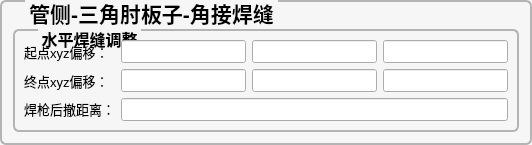
        <widget class="QGroupBox" name="groupBox_20">
         <property name="sizePolicy">
          <sizepolicy hsizetype="Preferred" vsizetype="Preferred">
           <horstretch>4</horstretch>
           <verstretch>2</verstretch>
          </sizepolicy>
         </property>
         <property name="font">
          <font>
           <pointsize>16</pointsize>
           <bold>true</bold>
          </font>
         </property>
         <property name="styleSheet">
          <string notr="true">QGroupBox {
	color: rgb(0, 0, 0);
	background-color: #f6f6f6;
    border-width: 2px;
    border-radius: 6px;
   border-style:solid;
  border-color: #b4b4b4;
  margin-top: 2ex;
}
QGroupBox::title {
     subcontrol-origin: margin;
     subcontrol-position: top left;
   left:25px;
     margin-left: 0px;
     padding:0 1px;
}</string>
         </property>
         <property name="title">
          <string>管侧-三角肘板子-角接焊缝</string>
         </property>
         <property name="alignment">
          <set>Qt::AlignCenter</set>
         </property>
         <layout class="QGridLayout" name="gridLayout_25">
          <item row="1" column="0">
           <layout class="QVBoxLayout" name="verticalLayout_4">
            <item>
             <widget class="QGroupBox" name="groupBox_21">
              <property name="font">
               <font>
                <pointsize>12</pointsize>
                <bold>true</bold>
               </font>
              </property>
              <property name="styleSheet">
               <string notr="true">QGroupBox {
	color: rgb(0, 0, 0);
	background-color: #f6f6f6;
    border-width: 2px;
    border-radius: 6px;
   border-style:solid;
  border-color: #b4b4b4;
  margin-top: 2ex;
}
QGroupBox::title {
     subcontrol-origin: margin;
     subcontrol-position: top left;
   left:25px;
     margin-left: 0px;
     padding:0 1px;
}</string>
              </property>
              <property name="title">
               <string>水平焊缝调整</string>
              </property>
              <property name="alignment">
               <set>Qt::AlignCenter</set>
              </property>
              <layout class="QGridLayout" name="gridLayout_20">
               <item row="0" column="0">
                <widget class="QLabel" name="label_19">
                 <property name="font">
                  <font>
                   <pointsize>10</pointsize>
                   <bold>false</bold>
                  </font>
                 </property>
                 <property name="styleSheet">
                  <string notr="true">color: rgb(0, 0, 0);</string>
                 </property>
                 <property name="text">
                  <string>起点xyz偏移：</string>
                 </property>
                </widget>
               </item>
               <item row="0" column="1">
                <widget class="QLineEdit" name="lineEdit_TSPFHStart_X_Shift">
                 <property name="sizePolicy">
                  <sizepolicy hsizetype="Expanding" vsizetype="Fixed">
                   <horstretch>0</horstretch>
                   <verstretch>0</verstretch>
                  </sizepolicy>
                 </property>
                 <property name="font">
                  <font>
                   <pointsize>10</pointsize>
                   <bold>false</bold>
                  </font>
                 </property>
                </widget>
               </item>
               <item row="0" column="2">
                <widget class="QLineEdit" name="lineEdit_TSPFHStart_Y_Shift">
                 <property name="font">
                  <font>
                   <pointsize>10</pointsize>
                   <bold>false</bold>
                  </font>
                 </property>
                </widget>
               </item>
               <item row="0" column="3">
                <widget class="QLineEdit" name="lineEdit_TSPFHStart_Z_Shift">
                 <property name="font">
                  <font>
                   <pointsize>10</pointsize>
                   <bold>false</bold>
                  </font>
                 </property>
                </widget>
               </item>
               <item row="1" column="0">
                <widget class="QLabel" name="label_20">
                 <property name="font">
                  <font>
                   <pointsize>10</pointsize>
                   <bold>false</bold>
                  </font>
                 </property>
                 <property name="styleSheet">
                  <string notr="true">color: rgb(0, 0, 0);</string>
                 </property>
                 <property name="text">
                  <string>终点xyz偏移：</string>
                 </property>
                </widget>
               </item>
               <item row="1" column="1">
                <widget class="QLineEdit" name="lineEdit_TSPFHEnd_X_Shift">
                 <property name="font">
                  <font>
                   <pointsize>10</pointsize>
                   <bold>false</bold>
                  </font>
                 </property>
                </widget>
               </item>
               <item row="1" column="2">
                <widget class="QLineEdit" name="lineEdit_TSPFHEnd_Y_Shift">
                 <property name="font">
                  <font>
                   <pointsize>10</pointsize>
                   <bold>false</bold>
                  </font>
                 </property>
                </widget>
               </item>
               <item row="1" column="3">
                <widget class="QLineEdit" name="lineEdit_TSPFHEnd_Z_Shift">
                 <property name="font">
                  <font>
                   <pointsize>10</pointsize>
                   <bold>false</bold>
                  </font>
                 </property>
                </widget>
               </item>
               <item row="2" column="0">
                <widget class="QLabel" name="label_24">
                 <property name="font">
                  <font>
                   <pointsize>10</pointsize>
                   <bold>false</bold>
                  </font>
                 </property>
                 <property name="styleSheet">
                  <string notr="true">color: rgb(0, 0, 0);</string>
                 </property>
                 <property name="text">
                  <string>&lt;html&gt;&lt;head/&gt;&lt;body&gt;&lt;p align=&quot;center&quot;&gt;焊枪后撤距离：&lt;/p&gt;&lt;/body&gt;&lt;/html&gt;</string>
                 </property>
                </widget>
               </item>
               <item row="2" column="1" colspan="3">
                <widget class="QLineEdit" name="lineEdit_TSPFHWeld_WithdrawDistance">
                 <property name="sizePolicy">
                  <sizepolicy hsizetype="Expanding" vsizetype="Fixed">
                   <horstretch>0</horstretch>
                   <verstretch>0</verstretch>
                  </sizepolicy>
                 </property>
                 <property name="font">
                  <font>
                   <pointsize>10</pointsize>
                   <bold>false</bold>
                  </font>
                 </property>
                </widget>
               </item>
              </layout>
             </widget>
            </item>
           </layout>
          </item>
          <item row="0" column="0">
           <widget class="QLabel" name="label_9">
            <property name="maximumSize">
             <size>
              <width>16777215</width>
              <height>10</height>
             </size>
            </property>
            <property name="text">
             <string/>
            </property>
           </widget>
          </item>
         </layout>
        </widget>
